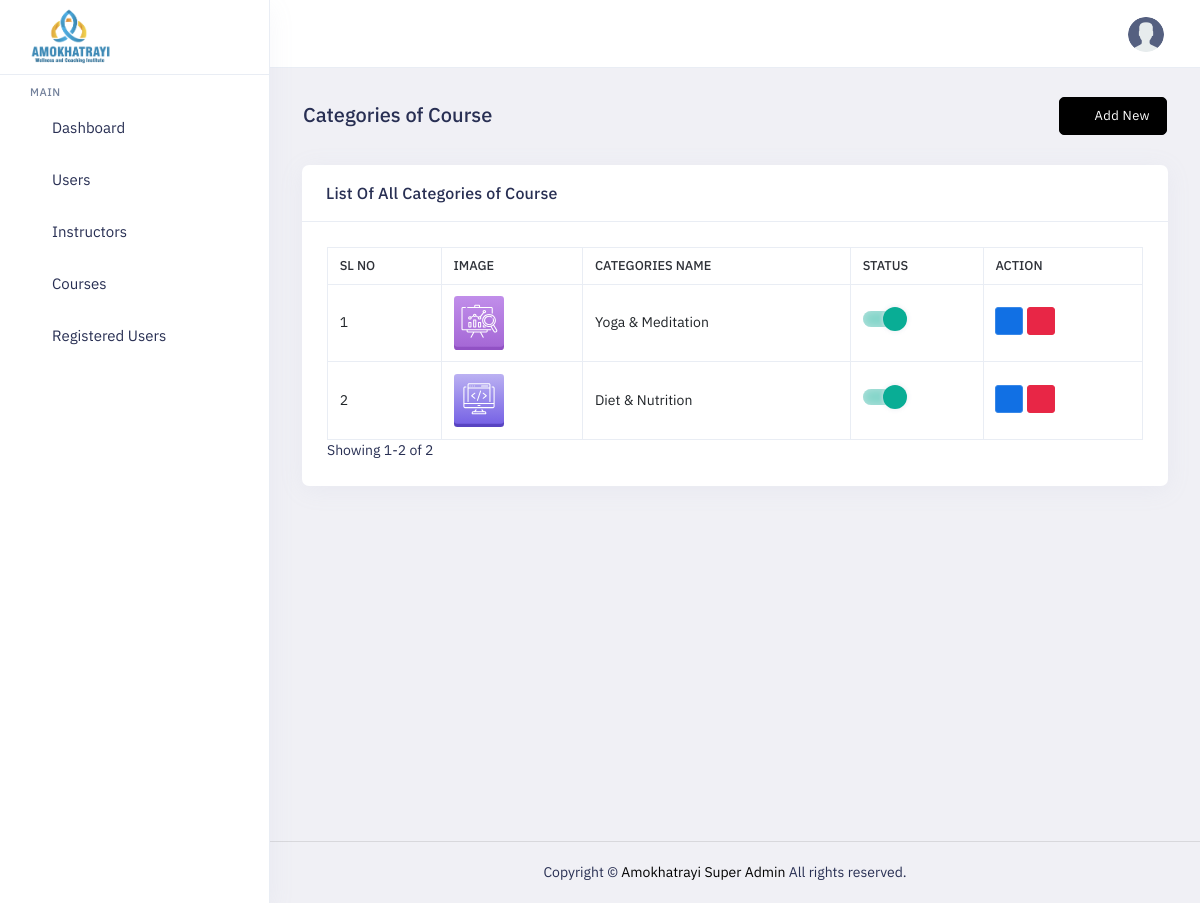
/admin-panel/categorylist (signed in), run on the app's committed database.
### superadmin/models.py (models this page shows, shortened)
class Category(models.Model):
    title = models.TextField(null=True, blank=True)
    image = models.ImageField(upload_to='category', null=True, blank=True)
    is_active = models.BooleanField(default=True)
    created_at = models.DateTimeField(auto_now_add=True)
    updated_at = models.DateTimeField(auto_now=True)
    slug = AutoSlugField(populate_from='title', null=True, blank=True, unique=True)

### superadmin/views.py (the view, shortened to what this page needs)
# urls.py: path('categorylist', views.categorylist.as_view(), name='categorylist'),
class categorylist(LoginRequiredMixin,View):
    def get(self, request, id=None):
        context = {}
        conditions = Q()
        data = Category.objects.all().order_by('-id')
        p = Paginator(data, 15)
        page_num = request.GET.get('page', 1)
        try:
            page = p.page(page_num)
        except EmptyPage:
            page = p.page(1)
        context['datas'] = page
        context['page'] = page_num
        return renderhelper(request, 'category', 'category-view',context)

### superadmin/custom_permision.py (called while the page is built)
    def dispatch(self, request, *args, **kwargs):
        try:
            if request.user.user_type == 4:
                return redirect('superadmin:login')
        except:
            return redirect('superadmin:login')
        if request.user.is_authenticated and request.user.user_type == 4:
            return redirect('superadmin:login')
        if not request.user.is_authenticated:
            return self.handle_no_permission()
        return super().dispatch(request, *args, **kwargs)

### superadmin/helper.py (called while the page is built)
def renderhelper(request,folder,htmlpage,context={}):
    return render(request,'superadmin/'+folder+'/'+htmlpage+'.html',context)

def is_ajax(request):
    return request.META.get('HTTP_X_REQUESTED_WITH') == 'XMLHttpRequest'

### templates/superadmin/category/category-view.html
{% load static %}
{% include "superadmin/layouts/header.html" %}
            <div class="main-content app-content mt-0">
                <div class="side-app">
                    <div class="main-container container-fluid">
                        <div class="page-header">
                            <h1 class="page-title">Categories of Course </h1>
							<div>
								<a class="btn btn-primary" href="{% url 'superadmin:categorycreate' %}"><i class="side-menu__icon fe fe-plus mx-1"></i>Add New</a>
							</div>
                        </div>
                        <div class="row">
                             <div class="col-xl-12">
                                <div class="card">
                                    <div class="card-header">
                                        <h3 class="card-title">List Of All Categories of Course  </h3>
                                    </div>
                                    <div class="card-body">
                                        <div class="table-responsive">
                                            {% include "superadmin/category/category-table.html" %}
                                        </div>
                                    </div>
                                </div>
                            </div>
                        </div>
                    </div>
                </div>
            </div>
  {% include "superadmin/layouts/footer.html" %}

### templates/superadmin/category/category-table.html (shortened to what this page needs)
<table class="table border-top table-bordered mb-0 table-hover  dataTables_wrapper dt-bootstrap5" id="datatable-basic">
    <thead>
        <tr>
            <th>Sl No</th>
            <th>Image</th>
            <th>Categories Name</th>
            <th>Status</th>
            <th>Action</th>
        </tr>
    </thead>
    <tbody>
        {% if datas %}
        {% for i in datas %}
        <tr>
            <td>{{forloop.counter0|add:datas.start_index}}</td>
            <td>
                {% if i.image %}
                <img src="{{i.image.url}}" alt="Category Image" style="width: 50px; height: auto;">
                {% else %}
                No Image
                {% endif %}
            </td>
            <td>{{i.title}}</td>
            <td>
                <div class="material-switch">
                </div>
            </td>
            <td>
                <a class="btn btn-info btn-sm mb-1" href="{% url 'superadmin:categoryedit' i.id %}"><i
                        class="side-menu__icon fe fe-edit"></i></a>
                <a class="btn btn-danger btn-sm mb-1" href="javascript:void(0)" onclick="delete_modal({{i.id}})"><i
                        class="side-menu__icon fe fe-trash"></i></a>
            </td>
        </tr>
        {% endfor %}
        {% else %}
        <tr>
            <td colspan="5" align="center">No Data</td>
        </tr>
        {% endif %}
    </tbody>
</table>
<div class="pagination_section">
    {% if datas %}
    Showing {{ datas.start_index }}-{{ datas.end_index }} of {{ datas.paginator.count }}
    {% endif %}
</div>

### static/superadmin/assets/css/style-custom.css (style rules this page uses)
.table-responsive .table td { vertical-align: middle; }
.table th, .text-wrap table th { font-size: 0.8rem !important; }

### static/superadmin/assets/colors/color1.css (style rules this page uses)
a { color: var(--primary-bg-color); }
.btn-primary { color: #fff !important; background: var(--primary-bg-color) !important; border-color: var(--primary-bg-color) !important; }

### data on the page
Category: image (picture), title "Yoga & Meditation"
Category: image (picture), title "Diet & Nutrition"

### other printed values
{{ datas.start_index }} "1"
{{ datas.end_index }} "2"
{{ datas.paginator.count }} "2"
